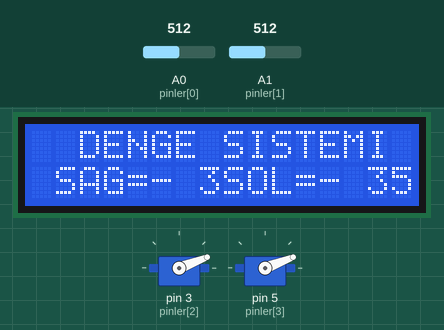
Simulated run of this sketch. Board: Arduino Uno, built with avr-gcc and run on an emulated ATmega328P. On the bench: 2 × servo, 16×2 character LCD. The test bench sets the inputs (shaded band); at power-on: A0 (pinler[0]) = 512, A1 (pinler[1]) = 512.

Above: at 1.2 s.
1.3 s: A0 (pinler[0]) set to 716
At 2.4 s:
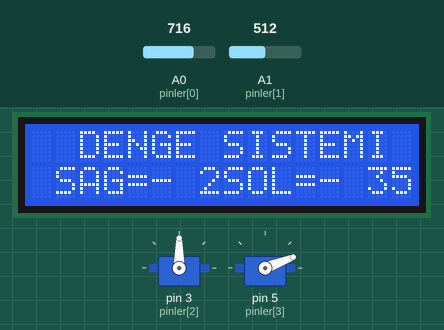
3.1 s: A1 (pinler[1]) set to 306
At 4.4 s:
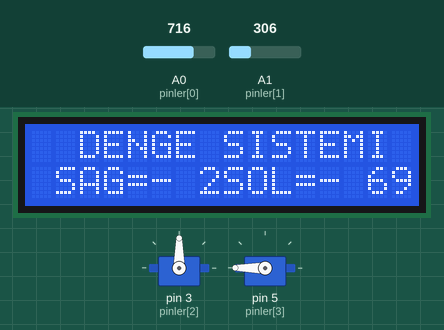
6.1 s: A0 (pinler[0]) set to 900
At 7.0 s:
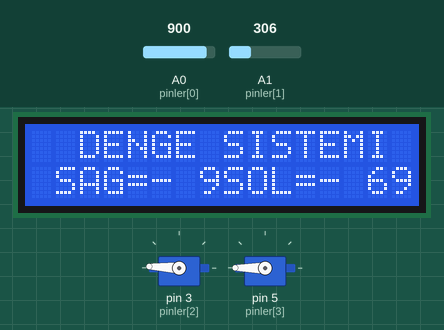
7.9 s: A1 (pinler[1]) set to 281
At 8.6 s:
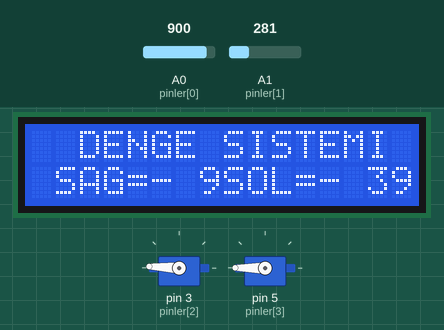
10.9 s: A1 (pinler[1]) set to 265
At 12.1 s:
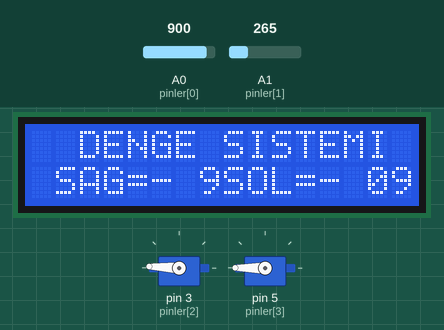
12.4 s: A0 (pinler[0]) set to 1023
At 13.5 s:
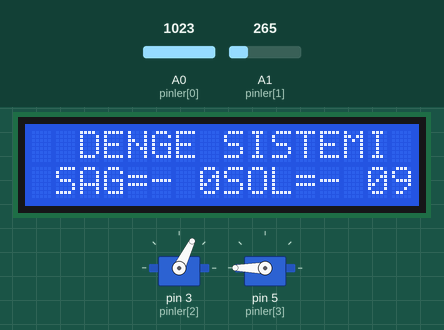
Timing chart, 0 to 15.2 s (numbered marks = the images above; inputs shaded):
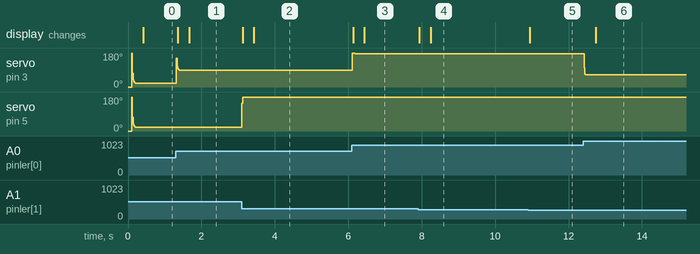

The sketch:

denge_sa_lama_uygulamasi1.ino
```cpp
#include <LiquidCrystal_I2C.h>
#include <Servo.h>
#include <Wire.h>
Servo servo1,servo2;
LiquidCrystal_I2C lcd(32,16,2);

uint8_t pinler[4]={A0,A1,3,5};
int ortalama1,ortalama2;
int sens1_deger,sens2_deger;
void setup()
{
  Serial.begin(9600);
  Wire.begin();
  if(!Serial)
  {
    Serial.println(F("Seri haberlesme baslatilamadi"));
    while(-1);
  }
  else
  {
    for(uint8_t i=0; i<4; i++)
    {
      if(i==0 or i==1){pinMode(pinler[i],INPUT);}
      else if(i==2){servo1.attach(pinler[i]);servo1.write(0);}
      else {servo2.attach(pinler[i]);servo2.write(0);}
    }
  }
  lcd.init();lcd.backlight();
  lcd.setCursor(2,0);lcd.print(F("DENGE SISTEMI"));


}

void loop()
{
  sens1_deger=egim_sens_1_y(2,pinler[0]);
  sens2_deger=egim_sens_2_y(2,pinler[1]);

  sens1_deger=map(sens1_deger,255,59,0,180);
  sens2_deger=map(sens2_deger,255,59,0,180);

  servo_sol_aci(sens1_deger);
  servo_sag_aci(sens2_deger);
  lcd_ekran();

}
int egim_sens_1_y(uint8_t limit,uint8_t p) {

  uint16_t sens_degeri;
  if(!bool(0))
  {
    for(uint8_t x=0; x<limit; x++)
    {
      sens_degeri=analogRead(p);
      ortalama1+=sens_degeri;
    }
    ortalama1=(ortalama1/(limit+1));
  }
  return ortalama1;

}
int egim_sens_2_y(uint8_t limit,uint8_t p) {

  uint16_t sens_degeri;
  if(!bool(0))
  {
    for(uint8_t x=0; x<limit; x++)
    {
      sens_degeri=analogRead(p);
      ortalama2+=sens_degeri;
    }
    ortalama2=(ortalama2/(limit+1));
  }
  return ortalama2;

}

void servo_sol_aci(uint8_t aci) {
  servo1.write(aci);

}
void servo_sag_aci(uint8_t aci) {
  servo2.write(aci);

}

void lcd_ekran(void) {

  lcd.setCursor(1,1);lcd.print(F("SAG="));lcd.print(sens1_deger);
  if(sens1_deger<10){lcd.setCursor(6,1);lcd.print(F(" "));}
  else if(sens1_deger<100){lcd.setCursor(7,1);lcd.print(F(" "));}
  lcd.setCursor(8,1);lcd.print(F("SOL="));lcd.print(sens2_deger);
  if(sens2_deger<10){lcd.setCursor(13,1);lcd.print(F(" "));}
  else if(sens2_deger<100){lcd.setCursor(14,1);lcd.print(F(" "));}

}
```

Measured:
- after the input at 1.3 s, servo on pin 3 (pinler[2]): 21° → 90° at once; the display: first changes after 0.06 s (image 1 shows a later state)
- after the input at 3.1 s, servo on pin 5 (pinler[3]): 21° → 180° at once; the display: first changes at once (image 2 shows a later state)
- after the input at 6.1 s, servo on pin 3 (pinler[2]): 90° → 180° at once, → 177° 0.06 s later; the display: first changes at once (image 3 shows a later state)
- after the input at 7.9 s, the display: first changes at once (image 4 shows a later state)
- after the input at 10.9 s, the display: changes after 0.05 s (image 5)
- after the input at 12.4 s, servo on pin 3 (pinler[2]): 177° → 64° at once; the display: changes after 0.35 s (image 6)
